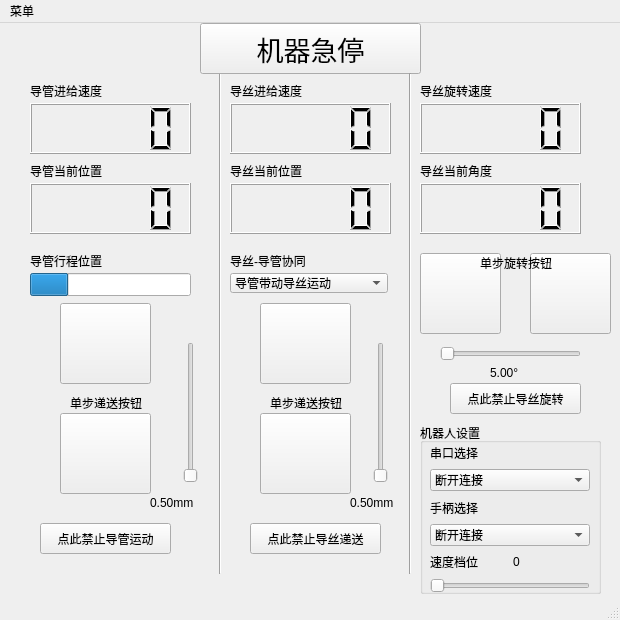
<?xml version="1.0" encoding="UTF-8"?>
<ui version="4.0">
 <class>MainWindow</class>
 <widget class="QMainWindow" name="MainWindow">
  <property name="geometry">
   <rect>
    <x>0</x>
    <y>0</y>
    <width>620</width>
    <height>620</height>
   </rect>
  </property>
  <property name="minimumSize">
   <size>
    <width>620</width>
    <height>620</height>
   </size>
  </property>
  <property name="maximumSize">
   <size>
    <width>700</width>
    <height>700</height>
   </size>
  </property>
  <property name="windowTitle">
   <string>手术机器人专家</string>
  </property>
  <property name="windowIcon">
   <iconset>
    <normaloff>:/main_icon.png</normaloff>:/main_icon.png</iconset>
  </property>
  <widget class="QWidget" name="centralwidget">
   <widget class="QLCDNumber" name="wire_rotSpeed_lcd">
    <property name="geometry">
     <rect>
      <x>420</x>
      <y>80</y>
      <width>161</width>
      <height>51</height>
     </rect>
    </property>
   </widget>
   <widget class="QLCDNumber" name="cath_speed_lcd">
    <property name="geometry">
     <rect>
      <x>30</x>
      <y>80</y>
      <width>161</width>
      <height>51</height>
     </rect>
    </property>
    <property name="segmentStyle">
     <enum>QLCDNumber::Filled</enum>
    </property>
    <property name="value" stdset="0">
     <double>0.000000000000000</double>
    </property>
   </widget>
   <widget class="QLCDNumber" name="wire_speed_lcd">
    <property name="geometry">
     <rect>
      <x>230</x>
      <y>80</y>
      <width>161</width>
      <height>51</height>
     </rect>
    </property>
   </widget>
   <widget class="QLabel" name="label_3">
    <property name="geometry">
     <rect>
      <x>230</x>
      <y>60</y>
      <width>101</width>
      <height>16</height>
     </rect>
    </property>
    <property name="text">
     <string>导丝进给速度</string>
    </property>
   </widget>
   <widget class="QLabel" name="label_4">
    <property name="geometry">
     <rect>
      <x>420</x>
      <y>60</y>
      <width>91</width>
      <height>16</height>
     </rect>
    </property>
    <property name="text">
     <string>导丝旋转速度</string>
    </property>
   </widget>
   <widget class="QLabel" name="label_5">
    <property name="geometry">
     <rect>
      <x>30</x>
      <y>60</y>
      <width>101</width>
      <height>16</height>
     </rect>
    </property>
    <property name="text">
     <string>导管进给速度</string>
    </property>
   </widget>
   <widget class="QLCDNumber" name="cath_pos_speed_lcd">
    <property name="geometry">
     <rect>
      <x>30</x>
      <y>160</y>
      <width>161</width>
      <height>51</height>
     </rect>
    </property>
    <property name="segmentStyle">
     <enum>QLCDNumber::Filled</enum>
    </property>
    <property name="value" stdset="0">
     <double>0.000000000000000</double>
    </property>
   </widget>
   <widget class="QLabel" name="label_6">
    <property name="geometry">
     <rect>
      <x>30</x>
      <y>140</y>
      <width>101</width>
      <height>16</height>
     </rect>
    </property>
    <property name="text">
     <string>导管当前位置</string>
    </property>
   </widget>
   <widget class="QLCDNumber" name="wire_pos_lcd">
    <property name="geometry">
     <rect>
      <x>230</x>
      <y>160</y>
      <width>161</width>
      <height>51</height>
     </rect>
    </property>
    <property name="segmentStyle">
     <enum>QLCDNumber::Filled</enum>
    </property>
    <property name="value" stdset="0">
     <double>0.000000000000000</double>
    </property>
   </widget>
   <widget class="QLabel" name="label_7">
    <property name="geometry">
     <rect>
      <x>230</x>
      <y>140</y>
      <width>101</width>
      <height>16</height>
     </rect>
    </property>
    <property name="text">
     <string>导丝当前位置</string>
    </property>
   </widget>
   <widget class="QLCDNumber" name="wire_rotPos_lcd">
    <property name="geometry">
     <rect>
      <x>420</x>
      <y>160</y>
      <width>161</width>
      <height>51</height>
     </rect>
    </property>
    <property name="segmentStyle">
     <enum>QLCDNumber::Filled</enum>
    </property>
    <property name="value" stdset="0">
     <double>0.000000000000000</double>
    </property>
   </widget>
   <widget class="QLabel" name="label_8">
    <property name="geometry">
     <rect>
      <x>420</x>
      <y>140</y>
      <width>101</width>
      <height>16</height>
     </rect>
    </property>
    <property name="text">
     <string>导丝当前角度</string>
    </property>
   </widget>
   <widget class="QProgressBar" name="stroke_progress">
    <property name="geometry">
     <rect>
      <x>30</x>
      <y>250</y>
      <width>161</width>
      <height>23</height>
     </rect>
    </property>
    <property name="value">
     <number>24</number>
    </property>
    <property name="textVisible">
     <bool>false</bool>
    </property>
   </widget>
   <widget class="Line" name="line">
    <property name="geometry">
     <rect>
      <x>210</x>
      <y>50</y>
      <width>20</width>
      <height>501</height>
     </rect>
    </property>
    <property name="orientation">
     <enum>Qt::Vertical</enum>
    </property>
   </widget>
   <widget class="QLabel" name="label_9">
    <property name="geometry">
     <rect>
      <x>30</x>
      <y>230</y>
      <width>101</width>
      <height>16</height>
     </rect>
    </property>
    <property name="text">
     <string>导管行程位置</string>
    </property>
   </widget>
   <widget class="QPushButton" name="cath_up_button">
    <property name="geometry">
     <rect>
      <x>60</x>
      <y>280</y>
      <width>91</width>
      <height>81</height>
     </rect>
    </property>
    <property name="cursor">
     <cursorShape>PointingHandCursor</cursorShape>
    </property>
    <property name="styleSheet">
     <string notr="true">border-image: url(:/up.png);
</string>
    </property>
    <property name="text">
     <string/>
    </property>
   </widget>
   <widget class="QPushButton" name="cath_down_button">
    <property name="geometry">
     <rect>
      <x>60</x>
      <y>390</y>
      <width>91</width>
      <height>81</height>
     </rect>
    </property>
    <property name="cursor">
     <cursorShape>PointingHandCursor</cursorShape>
    </property>
    <property name="styleSheet">
     <string notr="true">border-image: url(:/down.png);</string>
    </property>
    <property name="text">
     <string/>
    </property>
   </widget>
   <widget class="QPushButton" name="wire_up_button">
    <property name="geometry">
     <rect>
      <x>260</x>
      <y>280</y>
      <width>91</width>
      <height>81</height>
     </rect>
    </property>
    <property name="cursor">
     <cursorShape>PointingHandCursor</cursorShape>
    </property>
    <property name="styleSheet">
     <string notr="true">
border-image: url(:/up.png);</string>
    </property>
    <property name="text">
     <string/>
    </property>
   </widget>
   <widget class="QPushButton" name="wire_down_button">
    <property name="geometry">
     <rect>
      <x>260</x>
      <y>390</y>
      <width>91</width>
      <height>81</height>
     </rect>
    </property>
    <property name="cursor">
     <cursorShape>PointingHandCursor</cursorShape>
    </property>
    <property name="styleSheet">
     <string notr="true">border-image: url(:/down.png);</string>
    </property>
    <property name="text">
     <string/>
    </property>
   </widget>
   <widget class="QPushButton" name="wire_clock_button">
    <property name="geometry">
     <rect>
      <x>530</x>
      <y>230</y>
      <width>81</width>
      <height>81</height>
     </rect>
    </property>
    <property name="cursor">
     <cursorShape>PointingHandCursor</cursorShape>
    </property>
    <property name="styleSheet">
     <string notr="true">border-image: url(:/clock-wise.png);
</string>
    </property>
    <property name="text">
     <string/>
    </property>
   </widget>
   <widget class="QPushButton" name="wire_antiClock_button">
    <property name="geometry">
     <rect>
      <x>420</x>
      <y>230</y>
      <width>81</width>
      <height>81</height>
     </rect>
    </property>
    <property name="cursor">
     <cursorShape>PointingHandCursor</cursorShape>
    </property>
    <property name="styleSheet">
     <string notr="true">border-image: url(:/anti-clock-wise.png);</string>
    </property>
    <property name="text">
     <string/>
    </property>
   </widget>
   <widget class="QLabel" name="label_11">
    <property name="geometry">
     <rect>
      <x>70</x>
      <y>370</y>
      <width>81</width>
      <height>20</height>
     </rect>
    </property>
    <property name="text">
     <string>单步递送按钮</string>
    </property>
   </widget>
   <widget class="QLabel" name="label_12">
    <property name="geometry">
     <rect>
      <x>270</x>
      <y>370</y>
      <width>81</width>
      <height>20</height>
     </rect>
    </property>
    <property name="text">
     <string>单步递送按钮</string>
    </property>
   </widget>
   <widget class="QLabel" name="label_13">
    <property name="geometry">
     <rect>
      <x>480</x>
      <y>230</y>
      <width>81</width>
      <height>20</height>
     </rect>
    </property>
    <property name="text">
     <string>单步旋转按钮</string>
    </property>
   </widget>
   <widget class="QSlider" name="cath_step_slider">
    <property name="geometry">
     <rect>
      <x>180</x>
      <y>319</y>
      <width>22</width>
      <height>141</height>
     </rect>
    </property>
    <property name="orientation">
     <enum>Qt::Vertical</enum>
    </property>
    <property name="invertedAppearance">
     <bool>false</bool>
    </property>
    <property name="invertedControls">
     <bool>false</bool>
    </property>
   </widget>
   <widget class="QSlider" name="wire_step_slider">
    <property name="geometry">
     <rect>
      <x>370</x>
      <y>319</y>
      <width>22</width>
      <height>141</height>
     </rect>
    </property>
    <property name="minimum">
     <number>0</number>
    </property>
    <property name="value">
     <number>0</number>
    </property>
    <property name="orientation">
     <enum>Qt::Vertical</enum>
    </property>
    <property name="invertedAppearance">
     <bool>false</bool>
    </property>
    <property name="invertedControls">
     <bool>false</bool>
    </property>
   </widget>
   <widget class="QSlider" name="wireRot_step_slider">
    <property name="geometry">
     <rect>
      <x>440</x>
      <y>320</y>
      <width>141</width>
      <height>22</height>
     </rect>
    </property>
    <property name="orientation">
     <enum>Qt::Horizontal</enum>
    </property>
   </widget>
   <widget class="QLabel" name="cath_step_text">
    <property name="geometry">
     <rect>
      <x>150</x>
      <y>470</y>
      <width>61</width>
      <height>20</height>
     </rect>
    </property>
    <property name="text">
     <string>0.50mm</string>
    </property>
   </widget>
   <widget class="QLabel" name="wire_step_text">
    <property name="geometry">
     <rect>
      <x>350</x>
      <y>470</y>
      <width>51</width>
      <height>20</height>
     </rect>
    </property>
    <property name="text">
     <string>0.50mm</string>
    </property>
   </widget>
   <widget class="QLabel" name="wireRot_step_text">
    <property name="geometry">
     <rect>
      <x>490</x>
      <y>340</y>
      <width>51</width>
      <height>20</height>
     </rect>
    </property>
    <property name="text">
     <string>5.00°</string>
    </property>
   </widget>
   <widget class="QPushButton" name="cath_disable_button">
    <property name="geometry">
     <rect>
      <x>40</x>
      <y>500</y>
      <width>131</width>
      <height>31</height>
     </rect>
    </property>
    <property name="text">
     <string>点此禁止导管运动</string>
    </property>
    <property name="icon">
     <iconset>
      <normaloff>:/disable.png</normaloff>:/disable.png</iconset>
    </property>
   </widget>
   <widget class="QPushButton" name="wire_disable_button">
    <property name="geometry">
     <rect>
      <x>250</x>
      <y>500</y>
      <width>131</width>
      <height>31</height>
     </rect>
    </property>
    <property name="text">
     <string>点此禁止导丝递送</string>
    </property>
    <property name="icon">
     <iconset>
      <normaloff>:/disable.png</normaloff>:/disable.png</iconset>
    </property>
   </widget>
   <widget class="QPushButton" name="wire_rot_disable_button">
    <property name="geometry">
     <rect>
      <x>450</x>
      <y>360</y>
      <width>131</width>
      <height>31</height>
     </rect>
    </property>
    <property name="text">
     <string>点此禁止导丝旋转</string>
    </property>
    <property name="icon">
     <iconset>
      <normaloff>:/disable.png</normaloff>:/disable.png</iconset>
    </property>
   </widget>
   <widget class="QPushButton" name="all_stop_button">
    <property name="geometry">
     <rect>
      <x>200</x>
      <y>0</y>
      <width>221</width>
      <height>51</height>
     </rect>
    </property>
    <property name="font">
     <font>
      <family>Agency FB</family>
      <pointsize>20</pointsize>
     </font>
    </property>
    <property name="text">
     <string>机器急停</string>
    </property>
    <property name="icon">
     <iconset>
      <normaloff>:/stop.png</normaloff>:/stop.png</iconset>
    </property>
    <property name="iconSize">
     <size>
      <width>50</width>
      <height>50</height>
     </size>
    </property>
   </widget>
   <widget class="Line" name="line_2">
    <property name="geometry">
     <rect>
      <x>400</x>
      <y>50</y>
      <width>20</width>
      <height>501</height>
     </rect>
    </property>
    <property name="orientation">
     <enum>Qt::Vertical</enum>
    </property>
   </widget>
   <widget class="QGroupBox" name="groupBox">
    <property name="geometry">
     <rect>
      <x>420</x>
      <y>400</y>
      <width>181</width>
      <height>171</height>
     </rect>
    </property>
    <property name="title">
     <string>机器人设置</string>
    </property>
    <widget class="QWidget" name="verticalLayoutWidget">
     <property name="geometry">
      <rect>
       <x>10</x>
       <y>20</y>
       <width>160</width>
       <height>150</height>
      </rect>
     </property>
     <layout class="QVBoxLayout" name="verticalLayout">
      <item>
       <widget class="QLabel" name="label">
        <property name="text">
         <string>串口选择</string>
        </property>
       </widget>
      </item>
      <item>
       <widget class="QComboBox" name="com_select">
        <property name="cursor">
         <cursorShape>PointingHandCursor</cursorShape>
        </property>
        <property name="currentText">
         <string>断开连接</string>
        </property>
        <item>
         <property name="text">
          <string>断开连接</string>
         </property>
        </item>
       </widget>
      </item>
      <item>
       <widget class="QLabel" name="label_2">
        <property name="text">
         <string>手柄选择</string>
        </property>
       </widget>
      </item>
      <item>
       <widget class="QComboBox" name="joystick_select">
        <property name="cursor">
         <cursorShape>PointingHandCursor</cursorShape>
        </property>
        <item>
         <property name="text">
          <string>断开连接</string>
         </property>
        </item>
       </widget>
      </item>
      <item>
       <layout class="QHBoxLayout" name="horizontalLayout">
        <item>
         <widget class="QLabel" name="label_10">
          <property name="text">
           <string>速度档位</string>
          </property>
         </widget>
        </item>
        <item>
         <widget class="QLabel" name="label_14">
          <property name="text">
           <string>0</string>
          </property>
         </widget>
        </item>
       </layout>
      </item>
      <item>
       <widget class="QSlider" name="gear_level_slider">
        <property name="cursor">
         <cursorShape>OpenHandCursor</cursorShape>
        </property>
        <property name="minimum">
         <number>1</number>
        </property>
        <property name="maximum">
         <number>5</number>
        </property>
        <property name="pageStep">
         <number>1</number>
        </property>
        <property name="value">
         <number>1</number>
        </property>
        <property name="orientation">
         <enum>Qt::Horizontal</enum>
        </property>
       </widget>
      </item>
     </layout>
    </widget>
   </widget>
   <widget class="QComboBox" name="cath_mode_select">
    <property name="geometry">
     <rect>
      <x>230</x>
      <y>250</y>
      <width>158</width>
      <height>20</height>
     </rect>
    </property>
    <property name="cursor">
     <cursorShape>PointingHandCursor</cursorShape>
    </property>
    <item>
     <property name="text">
      <string>导管带动导丝运动</string>
     </property>
    </item>
    <item>
     <property name="text">
      <string>导管独立运动</string>
     </property>
    </item>
   </widget>
   <widget class="QLabel" name="label_17">
    <property name="geometry">
     <rect>
      <x>230</x>
      <y>232</y>
      <width>158</width>
      <height>12</height>
     </rect>
    </property>
    <property name="text">
     <string>导丝-导管协同</string>
    </property>
   </widget>
  </widget>
  <widget class="QMenuBar" name="menubar">
   <property name="geometry">
    <rect>
     <x>0</x>
     <y>0</y>
     <width>620</width>
     <height>23</height>
    </rect>
   </property>
   <widget class="QMenu" name="menu">
    <property name="title">
     <string>菜单</string>
    </property>
    <widget class="QMenu" name="menu_2">
     <property name="title">
      <string>更改皮肤</string>
     </property>
     <addaction name="style_classic"/>
     <addaction name="style_dark"/>
    </widget>
    <addaction name="menu_joySet"/>
    <addaction name="menu_Port"/>
    <addaction name="separator"/>
    <addaction name="menu_2"/>
    <addaction name="separator"/>
    <addaction name="menu_exit"/>
   </widget>
   <addaction name="menu"/>
  </widget>
  <widget class="QStatusBar" name="statusbar"/>
  <action name="menu_joySet">
   <property name="text">
    <string>手柄映射设置</string>
   </property>
  </action>
  <action name="menu_Port">
   <property name="text">
    <string>串口调试</string>
   </property>
  </action>
  <action name="menu_exit">
   <property name="text">
    <string>退出</string>
   </property>
  </action>
  <action name="style_classic">
   <property name="text">
    <string>经典</string>
   </property>
  </action>
  <action name="style_dark">
   <property name="text">
    <string>暗黑</string>
   </property>
  </action>
 </widget>
 <resources>
  <include location="resources/resources.qrc"/>
 </resources>
 <connections>
  <connection>
   <sender>gear_level_slider</sender>
   <signal>valueChanged(int)</signal>
   <receiver>label_14</receiver>
   <slot>setNum(int)</slot>
   <hints>
    <hint type="sourcelabel">
     <x>509</x>
     <y>580</y>
    </hint>
    <hint type="destinationlabel">
     <x>550</x>
     <y>554</y>
    </hint>
   </hints>
  </connection>
  <connection>
   <sender>menu_exit</sender>
   <signal>triggered()</signal>
   <receiver>MainWindow</receiver>
   <slot>close()</slot>
   <hints>
    <hint type="sourcelabel">
     <x>-1</x>
     <y>-1</y>
    </hint>
    <hint type="destinationlabel">
     <x>309</x>
     <y>309</y>
    </hint>
   </hints>
  </connection>
 </connections>
</ui>
